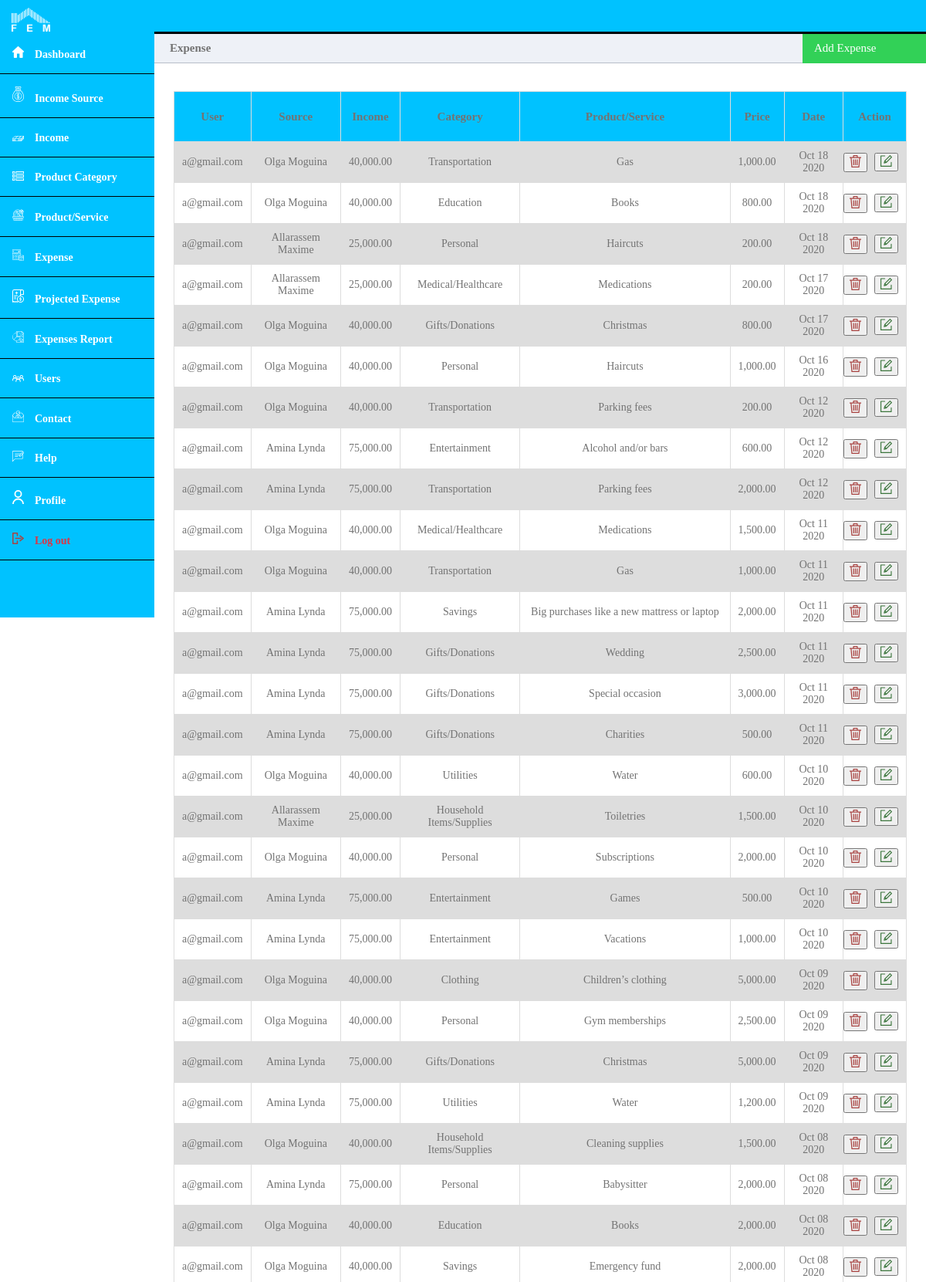
The app's page /admin/expense.php (signed in, upper part) with its own data.
### tables this page shows
CREATE TABLE `Expense` (
  `expense_id` int(11) NOT NULL,
  `user_id` int(11) NOT NULL,
  `product_service_id` int(11) NOT NULL,
  `price` decimal(10,0) NOT NULL,
  `created_at` timestamp NOT NULL DEFAULT current_timestamp(),
  `income_id` int(11) NOT NULL
);

CREATE TABLE `User` (
  `user_id` int(11) NOT NULL,
  `first_name` varchar(50) NOT NULL,
  `last_name` varchar(50) NOT NULL,
  `user_email` varchar(100) NOT NULL,
  `is_admin` tinyint(1) NOT NULL DEFAULT 0,
  `user_password` varchar(200) NOT NULL,
  `created_at` date NOT NULL DEFAULT current_timestamp()
);

CREATE TABLE `Source` (
  `source_id` int(11) NOT NULL,
  `user_id` int(11) NOT NULL,
  `name` varchar(100) NOT NULL,
  `created_at` timestamp NOT NULL DEFAULT current_timestamp() ON UPDATE current_timestamp()
);

CREATE TABLE `Income` (
  `income_id` int(11) NOT NULL,
  `source_id` int(11) NOT NULL,
  `amount` decimal(10,0) NOT NULL,
  `created_at` timestamp NOT NULL DEFAULT current_timestamp(),
  `user_id` int(11) NOT NULL,
  `remaining_amount` decimal(10,0) NOT NULL
);

CREATE TABLE `ProductServiceCategory` (
  `category_id` int(11) NOT NULL,
  `user_id` int(11) NOT NULL,
  `name` varchar(100) NOT NULL,
  `created_at` timestamp NOT NULL DEFAULT current_timestamp()
);

CREATE TABLE `ProductService` (
  `product_service_id` int(11) NOT NULL,
  `product_service_category_id` int(11) NOT NULL,
  `name` varchar(100) NOT NULL,
  `created_at` timestamp NOT NULL DEFAULT current_timestamp(),
  `user_id` int(11) NOT NULL
);

### admin/expense.php (the view, shortened to what this page needs)
<?php
	require_once('config/query.php');
?>
<!DOCTYPE html>
<html>
	<head>
		<link rel="stylesheet" href="../css/dashboard.css">
	</head>
	<body>
		<?php include('header.php'); ?>
		<div class="main-content">
			<div class="title-left" style="font-size: 15px; color: #737373;">
				Expense
			</div>
			<div class="title-right" id="myBtn">
				<div class="add">
					<a style="font-size: 15px;">Add Expense</a>
				</div>
			</div>
            <div>
				<?php include('../errors.php'); ?><br>
			</div>
			<div>
				<?php include('../success.php'); ?><br>
			</div>
			<div style="overflow-x:auto;">
				<table>
					<?php
						$this_month = date("m");
						$this_year  = date("Y");
						$query   = "SELECT * FROM Expense WHERE YEAR(created_at) = '$this_year' AND MONTH(created_at) = '$this_month' ORDER BY created_at DESC";
						$results = mysqli_query($con, $query);
						if (mysqli_num_rows($results) > 0) {
							?>
								<tr style="height: 65px; font-size: 15px; color: #737373;">
									<th style="color: #737373;">User</th>
									<th style="color: #737373;">Source</th>
									<th style="color: #737373;">Income</th>
									<th style="color: #737373;">Category</th>
									<th style="color: #737373;">Product/Service</th>
									<th style="color: #737373;">Price</th>
									<th style="color: #737373;">Date</th>
									<th style="color: #737373;">Action</th>
								</tr>
							<?php
							while($row = $results->fetch_assoc()) {
								$user_id = $row['user_id'];
								$query   = "SELECT * FROM User WHERE user_id = '$user_id'";
								$result2 = mysqli_query($con, $query);
								if (mysqli_num_rows($result2) == 1) {
									$user_data = $result2->fetch_assoc();
								}
								$product_service_id = $row['product_service_id'];
								$query   = "SELECT * FROM ProductService WHERE product_service_id = '$product_service_id'";
								$result2 = mysqli_query($con, $query);
								if (mysqli_num_rows($result2) == 1) {
									$product_service_data = $result2->fetch_assoc();
								}
								$product_category_id = $product_service_data['product_service_category_id'];
								$query   = "SELECT * FROM ProductServiceCategory WHERE category_id = '$product_category_id'";
								$result3 = mysqli_query($con, $query);
								if (mysqli_num_rows($result3) == 1) {
									$product_category_data = $result3->fetch_assoc();
								}
								$income_id = $row['income_id'];
								$income_query   = "SELECT * FROM Income WHERE income_id = '$income_id'";
								$income_result  = mysqli_query($con, $income_query);
								if (mysqli_num_rows($income_result) == 1) {
									$income_data = $income_result->fetch_assoc();
								}
								$source_id = $income_data['source_id'];
								$source_query   = "SELECT * FROM Source WHERE source_id = '$source_id'";
								$source_result  = mysqli_query($con, $source_query);
								if (mysqli_num_rows($source_result) == 1) {
									$source_data = $source_result->fetch_assoc();
								}
								?>
									<tr>
										<td><?php echo $user_data['user_email'] ?></td>
										<td><?php echo $source_data['name'] ?></td>
										<td><?php echo number_format($income_data['amount'], 2) ?></td>
										<td><?php echo $product_category_data['name'] ?></td>
										<td><?php echo $product_service_data['name'] ?></td>
										<td><?php echo number_format($row['price'], 2) ?></td>
										<td><?php echo date('M d Y',strtotime($row['created_at'])) ?></td>
										<td>
											<form action="" method="POST" style="margin-left:-40px;">
												<button name="delete-admin-expense">
													<img src="../images/icons/delete.svg" style="width: 15px;">
												</button>&nbsp;&nbsp;&nbsp;
											</form>
											<div style="margin-left:30px; margin-top:-25px">
												<button>
													<a href="expense-update.php?id1=<?php echo $row['user_id'] ?>&id2=<?php echo $row['expense_id'] ?>&id3=<?php echo $product_service_data['product_service_id'] ?>&price=<?php echo $row['price'] ?>">
														<img src="../images/icons/edit.svg" style="width: 15px;">
													</a>
												</button>
											</div>
										</td>
									</tr>
								<?php
							}
						} else {
							?>
								<div style="font-size: 15px; color: #737373; margin-top: 50px; text-align: center;">No data</div>
							<?php
						}
					?>
				</table>
			</div>
		</div>
		<br><br><br><br><br>
	</body>
</html>

### css/dashboard.css (style rules this page uses)
* { box-sizing: border-box; }
body { margin: 0; padding: 0; }
table { border-collapse: collapse; width: 95%; margin: auto; color: #737373; font-size: 14px; margin-top: 15px; }
td, th { border: 1px solid #dddddd; text-align: left; padding: 10px; text-align: center; }
table tr th { background-color: #00C2FF; color: #233245; }
tr:nth-child(even) { background-color: #dddddd; }
.main-content { padding: 40px; margin-top: 0; padding: 0; padding-top: 44px; height: 100%; overflow: scroll; }
.main-content .title-left { background-color: #eef1f7; border-bottom: 1px solid #b8bec9; padding: 10px 20px; font-weight: 700; color: #333; font-size: 16px; }
.main-content .title-right { float: right; width: 160px; margin-right: 0px; margin-top: -40px; cursor: pointer; }
.main-content .title-right .add { background-color: #32d157; font-size: 17px; height: 40px; color: white; padding-left: 15px; padding-top: 10px; cursor: pointer; }
.main-content .title-right .add a { text-decoration: none; color: white; }
@media only screen and (min-width: 300px) { table { border-collapse: collapse; width: 95%; margin: auto; } }
@media only screen and (min-width: 600px) { table { border-collapse: collapse; width: 95%; margin: auto; } }
@media only screen and (min-width: 600px) { .main-content { margin-left: 70px; } }
@media only screen and (min-width: 800px) { table { border-collapse: collapse; width: 95%; margin: auto; } }
@media only screen and (min-width: 800px) { .main-content { margin-left: 200px; } }
@media screen and (min-width: 1024px) { table { border-collapse: collapse; width: 95%; margin: auto; } }

### records on screen
expense: user.user_email "a@gmail.com", source.name "Olga Moguina", income.amount "40,000.00", productservicecategory.name "Transportation", product_service.name "Gas", price "1,000.00", created_at "Oct 18 2020"
expense: user.user_email "a@gmail.com", source.name "Olga Moguina", income.amount "40,000.00", productservicecategory.name "Education", product_service.name "Books", price "800.00", created_at "Oct 18 2020"
expense: user.user_email "a@gmail.com", source.name "Allarassem Maxime", income.amount "25,000.00", productservicecategory.name "Personal", product_service.name "Haircuts", price "200.00", created_at "Oct 18 2020"
expense: user.user_email "a@gmail.com", source.name "Allarassem Maxime", income.amount "25,000.00", productservicecategory.name "Medical/Healthcare", product_service.name "Medications", price "200.00", created_at "Oct 17 2020"
expense: user.user_email "a@gmail.com", source.name "Olga Moguina", income.amount "40,000.00", productservicecategory.name "Gifts/Donations", product_service.name "Christmas", price "800.00", created_at "Oct 17 2020"
expense: user.user_email "a@gmail.com", source.name "Olga Moguina", income.amount "40,000.00", productservicecategory.name "Personal", product_service.name "Haircuts", price "1,000.00", created_at "Oct 16 2020"
expense: user.user_email "a@gmail.com", source.name "Olga Moguina", income.amount "40,000.00", productservicecategory.name "Transportation", product_service.name "Parking fees", price "200.00", created_at "Oct 12 2020"
expense: user.user_email "a@gmail.com", source.name "Amina Lynda", income.amount "75,000.00", productservicecategory.name "Entertainment", product_service.name "Alcohol and/or bars", price "600.00", created_at "Oct 12 2020"
expense: user.user_email "a@gmail.com", source.name "Amina Lynda", income.amount "75,000.00", productservicecategory.name "Transportation", product_service.name "Parking fees", price "2,000.00", created_at "Oct 12 2020"
expense: user.user_email "a@gmail.com", source.name "Olga Moguina", income.amount "40,000.00", productservicecategory.name "Medical/Healthcare", product_service.name "Medications", price "1,500.00", created_at "Oct 11 2020"
expense: user.user_email "a@gmail.com", source.name "Olga Moguina", income.amount "40,000.00", productservicecategory.name "Transportation", product_service.name "Gas", price "1,000.00", created_at "Oct 11 2020"
expense: user.user_email "a@gmail.com", source.name "Amina Lynda", income.amount "75,000.00", productservicecategory.name "Savings", product_service.name "Big purchases like a new mattress or laptop", price "2,000.00", created_at "Oct 11 2020"
expense: user.user_email "a@gmail.com", source.name "Amina Lynda", income.amount "75,000.00", productservicecategory.name "Gifts/Donations", product_service.name "Wedding", price "2,500.00", created_at "Oct 11 2020"
expense: user.user_email "a@gmail.com", source.name "Amina Lynda", income.amount "75,000.00", productservicecategory.name "Gifts/Donations", product_service.name "Special occasion", price "3,000.00", created_at "Oct 11 2020"
expense: user.user_email "a@gmail.com", source.name "Amina Lynda", income.amount "75,000.00", productservicecategory.name "Gifts/Donations", product_service.name "Charities", price "500.00", created_at "Oct 11 2020"
expense: user.user_email "a@gmail.com", source.name "Olga Moguina", income.amount "40,000.00", productservicecategory.name "Utilities", product_service.name "Water", price "600.00", created_at "Oct 10 2020"
expense: user.user_email "a@gmail.com", source.name "Allarassem Maxime", income.amount "25,000.00", productservicecategory.name "Household Items/Supplies", product_service.name "Toiletries", price "1,500.00", created_at "Oct 10 2020"
expense: user.user_email "a@gmail.com", source.name "Olga Moguina", income.amount "40,000.00", productservicecategory.name "Personal", product_service.name "Subscriptions", price "2,000.00", created_at "Oct 10 2020"
expense: user.user_email "a@gmail.com", source.name "Amina Lynda", income.amount "75,000.00", productservicecategory.name "Entertainment", product_service.name "Games", price "500.00", created_at "Oct 10 2020"
expense: user.user_email "a@gmail.com", source.name "Amina Lynda", income.amount "75,000.00", productservicecategory.name "Entertainment", product_service.name "Vacations", price "1,000.00", created_at "Oct 10 2020"
expense: user.user_email "a@gmail.com", source.name "Olga Moguina", income.amount "40,000.00", productservicecategory.name "Clothing", product_service.name "Children’s clothing", price "5,000.00", created_at "Oct 09 2020"
expense: user.user_email "a@gmail.com", source.name "Olga Moguina", income.amount "40,000.00", productservicecategory.name "Personal", product_service.name "Gym memberships", price "2,500.00", created_at "Oct 09 2020"
expense: user.user_email "a@gmail.com", source.name "Amina Lynda", income.amount "75,000.00", productservicecategory.name "Gifts/Donations", product_service.name "Christmas", price "5,000.00", created_at "Oct 09 2020"
expense: user.user_email "a@gmail.com", source.name "Amina Lynda", income.amount "75,000.00", productservicecategory.name "Utilities", product_service.name "Water", price "1,200.00", created_at "Oct 09 2020"
expense: user.user_email "a@gmail.com", source.name "Olga Moguina", income.amount "40,000.00", productservicecategory.name "Household Items/Supplies", product_service.name "Cleaning supplies", price "1,500.00", created_at "Oct 08 2020"
expense: user.user_email "a@gmail.com", source.name "Amina Lynda", income.amount "75,000.00", productservicecategory.name "Personal", product_service.name "Babysitter", price "2,000.00", created_at "Oct 08 2020"
expense: user.user_email "a@gmail.com", source.name "Olga Moguina", income.amount "40,000.00", productservicecategory.name "Education", product_service.name "Books", price "2,000.00", created_at "Oct 08 2020"
expense: user.user_email "a@gmail.com", source.name "Olga Moguina", income.amount "40,000.00", productservicecategory.name "Savings", product_service.name "Emergency fund", price "2,000.00", created_at "Oct 08 2020"
